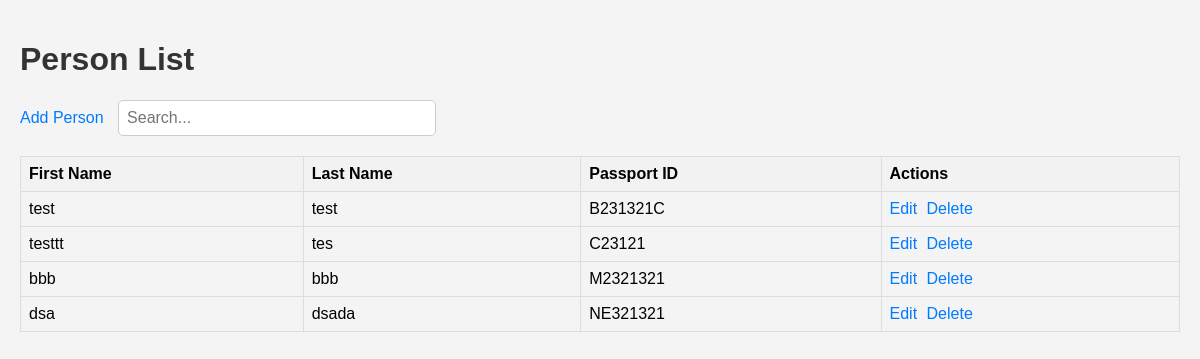
The app's page /, older data.
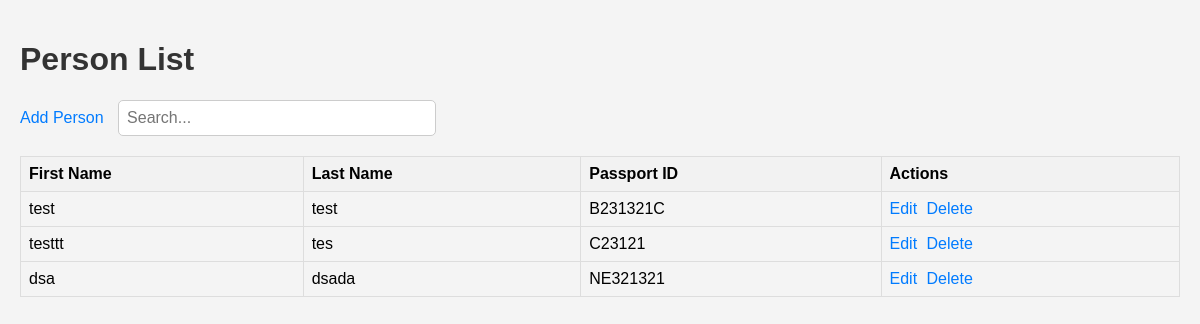
The same page, newer data.
### diocar_app/models.py (models this page shows, shortened)
class Person(models.Model):
    first_name = models.CharField(max_length=100)
    last_name = models.CharField(max_length=100)
    passport_id = models.CharField(max_length=20)

### diocar_app/views.py (the view)
# urls.py: path('', views.person_list, name='person_list'),
def person_list(request):
    people = Person.objects.all()
    return render(request, 'diocar_app/person_list.html', {'people': people})

### diocar_app/templates/diocar_app/person_list.html (shortened to what this page needs)
<!DOCTYPE html>
<html>
<head>
    {% load static %}
    <link rel="stylesheet" type="text/css" href="{% static 'diocar_app/person_list.css' %}">
</head>
<body>
    <h1>Person List</h1>
    <a href="{% url 'person_new' %}">Add Person</a>
    <input type="text" id="searchInput" placeholder="Search..." oninput="filterTable()">
    <table border="1" id="peopleTable">
        <tr>
            <th>First Name</th>
            <th>Last Name</th>
            <th>Passport ID</th>
            <th>Actions</th>
        </tr>
        {% for person in people %}
        <tr class="personRow">
            <td>{{ person.first_name }}</td>
            <td>{{ person.last_name }}</td>
            <td>{{ person.passport_id }}</td>
            <td>
                <a href="{% url 'person_edit' person.pk %}">Edit</a>
                <a href="{% url 'person_delete' person.pk %}">Delete</a>
            </td>
        </tr>
        {% endfor %}
    </table>
</body>
</html>

Row changes from the older to the newer data that the page shows:
removed Person: first_name "bbb", last_name "bbb", passport_id "M2321321"
